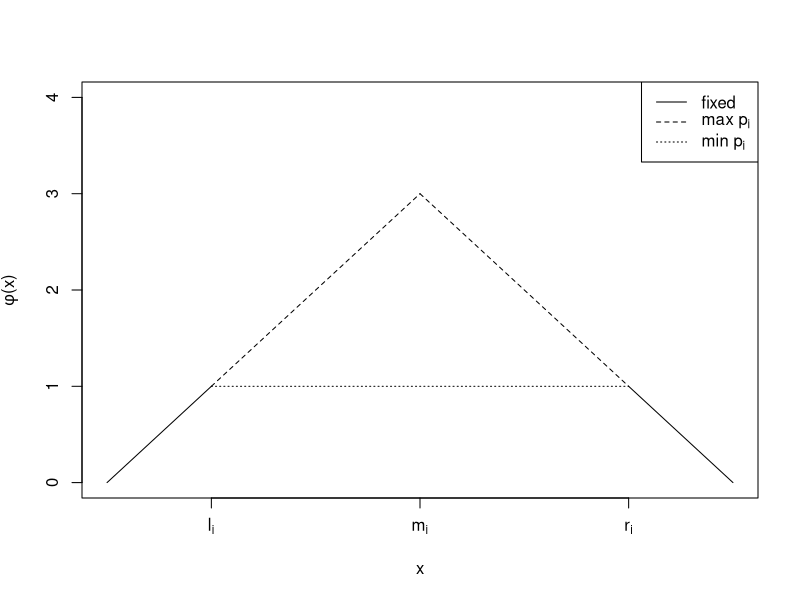

This figure's R source:
require(graphics)
matplot(0, 0, xlab = "x", ylab = expression(paste(phi, "(x)") ), type = "n", xlim = c(1, 7), ylim = c(0,4), xaxt = "n") 

lines( c(1,2), c(0,1) )
lines(c(6,7), c(1,0) ) 

lines( c(2, 6), c(1,1), lty = 3) 
lines( c(2, 4), c(1, 3), lty = 2)
lines(c(4,6), c(3,1), lty = 2)

lgd <-  expression( "fixed", paste("max ", p[i]),  paste("min ", p[i])  ) 
legend("topright", legend = lgd, lty = c(1, 2, 3) )

axis(side = 1, at = c(2, 4, 6), labels = expression(l[i], m[i], r[i]) )